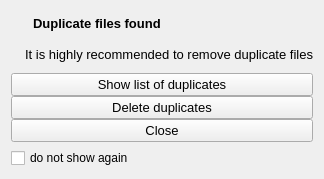
<?xml version="1.0" encoding="UTF-8"?>
<ui version="4.0">
 <class>DlgDup</class>
 <widget class="QWidget" name="DlgDup">
  <property name="geometry">
   <rect>
    <x>0</x>
    <y>0</y>
    <width>324</width>
    <height>179</height>
   </rect>
  </property>
  <property name="windowTitle">
   <string>Form</string>
  </property>
  <layout class="QVBoxLayout" name="verticalLayout_2">
   <item>
    <layout class="QHBoxLayout" name="horizontalLayout" stretch="0,1">
     <property name="leftMargin">
      <number>9</number>
     </property>
     <property name="rightMargin">
      <number>9</number>
     </property>
     <item>
      <widget class="QLabel" name="ico">
       <property name="sizePolicy">
        <sizepolicy hsizetype="Preferred" vsizetype="Preferred">
         <horstretch>0</horstretch>
         <verstretch>0</verstretch>
        </sizepolicy>
       </property>
       <property name="text">
        <string/>
       </property>
      </widget>
     </item>
     <item>
      <widget class="QLabel" name="txt1">
       <property name="font">
        <font>
         <pointsize>10</pointsize>
         <weight>75</weight>
         <bold>true</bold>
        </font>
       </property>
       <property name="text">
        <string>Duplicate files found</string>
       </property>
       <property name="textFormat">
        <enum>Qt::PlainText</enum>
       </property>
      </widget>
     </item>
    </layout>
   </item>
   <item>
    <widget class="QLabel" name="txt2">
     <property name="font">
      <font>
       <pointsize>10</pointsize>
      </font>
     </property>
     <property name="text">
      <string>It is highly recommended to remove duplicate files</string>
     </property>
     <property name="alignment">
      <set>Qt::AlignRight|Qt::AlignTrailing|Qt::AlignVCenter</set>
     </property>
     <property name="margin">
      <number>9</number>
     </property>
    </widget>
   </item>
   <item>
    <layout class="QVBoxLayout" name="verticalLayout">
     <property name="spacing">
      <number>0</number>
     </property>
     <item>
      <widget class="QPushButton" name="show_btn">
       <property name="font">
        <font>
         <pointsize>10</pointsize>
        </font>
       </property>
       <property name="text">
        <string>Show list of duplicates</string>
       </property>
       <property name="autoDefault">
        <bool>false</bool>
       </property>
       <property name="flat">
        <bool>false</bool>
       </property>
      </widget>
     </item>
     <item>
      <widget class="QPushButton" name="del_btn">
       <property name="font">
        <font>
         <pointsize>10</pointsize>
        </font>
       </property>
       <property name="text">
        <string>Delete duplicates</string>
       </property>
       <property name="autoDefault">
        <bool>false</bool>
       </property>
       <property name="flat">
        <bool>false</bool>
       </property>
      </widget>
     </item>
     <item>
      <widget class="QPushButton" name="close_btn">
       <property name="font">
        <font>
         <pointsize>10</pointsize>
        </font>
       </property>
       <property name="text">
        <string>Close</string>
       </property>
       <property name="autoDefault">
        <bool>false</bool>
       </property>
       <property name="flat">
        <bool>false</bool>
       </property>
      </widget>
     </item>
    </layout>
   </item>
   <item>
    <widget class="QCheckBox" name="checkBox">
     <property name="text">
      <string>do not show again</string>
     </property>
    </widget>
   </item>
  </layout>
 </widget>
 <resources/>
 <connections/>
</ui>
